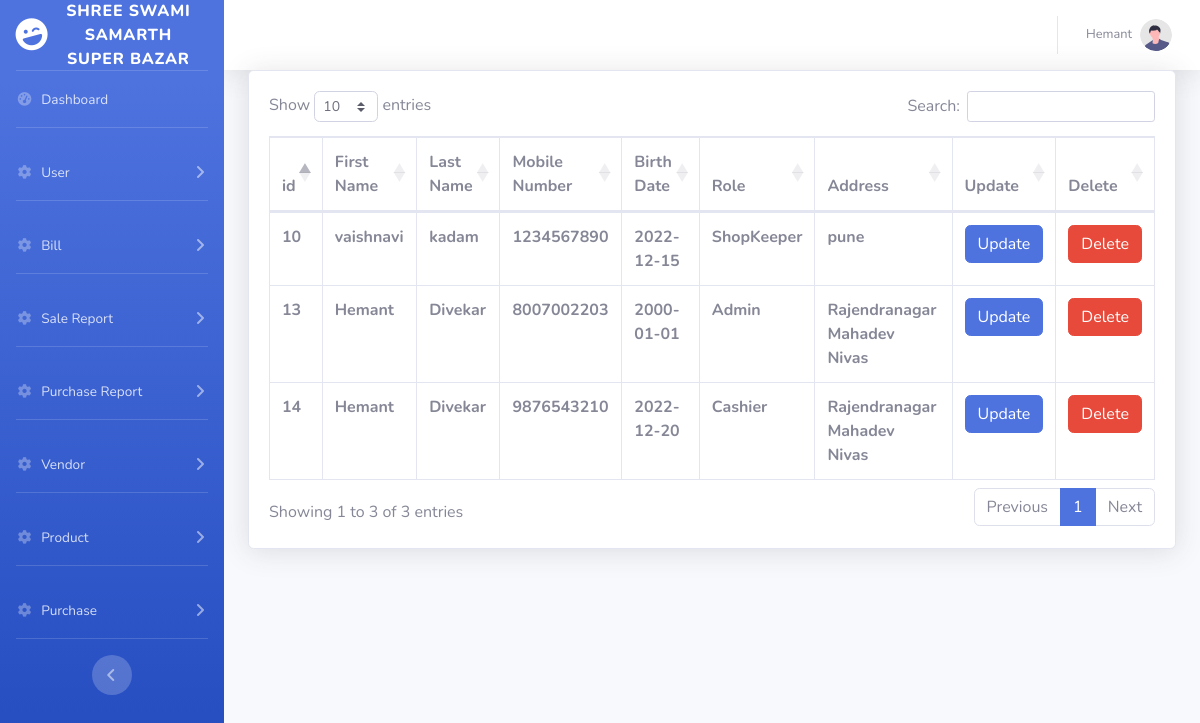
The app's page /usertb.php (signed in) with its own data.
### tables this page shows
CREATE TABLE `user` (
  `id` int(250) NOT NULL,
  `first_name` varchar(20) DEFAULT NULL,
  `last_name` varchar(20) DEFAULT NULL,
  `number` varchar(20) DEFAULT NULL,
  `password` varchar(50) NOT NULL DEFAULT '1111',
  `dob` date DEFAULT NULL,
  `roll` varchar(50) DEFAULT NULL,
  `address` varchar(50) DEFAULT NULL
);

### usertb.php (the view, shortened to what this page needs)
<?php
include 'dbconnection.php';
?>
<!DOCTYPE html>
<html lang="en">
<head>
    <link href="vendor/fontawesome-free/css/all.min.css" rel="stylesheet" type="text/css">
    <link href="css/sb-admin-2.min.css" rel="stylesheet">
    <link href="vendor/datatables/dataTables.bootstrap4.min.css" rel="stylesheet">
</head>
<body id="page-top">
   <?php
    include 'header.php';
    ?>
                <div class="container-fluid">
                    <div class="card shadow mb-4">
                        <div class="card-body">
                            <div class="table-responsive">
                                <table class="table table-bordered" id="dataTable" width="100%" cellspacing="0">
                                    <thead>
                                        <tr>
                                            <th>id</th>
                                            <th>First Name</th>
                                            <th>Last Name</th>
                                            <th>Mobile Number</th>
                                            <th>Birth Date</th>
                                            <th>Role</th>
                                            <th>Address</th>
                                            <th>Update</th>
                                            <th>Delete</th>
                                        </tr>
                                    </thead>
                                    <?php
 $query = "SELECT * FROM `user`";
 $data = mysqli_query($con,$query);
 $total = mysqli_num_rows($data);
 if($total!=0)
 {
    while($result=mysqli_fetch_assoc($data))
    {
        echo"
        <tr>
        <th>$result[id]</th>
        <th>$result[first_name]</th>
        <th>$result[last_name]</th>
        <th>$result[number]</th>
		<th>$result[dob]</th>
        <th>$result[roll]</th>
		<th>$result[address]</th>
		<th><a href = 'userupdate.php?id=$result[id]'><button class='btn btn-primary'> Update</button></a></th>
        <th><a href = 'delete.php?table=user&id=$result[id]'><button class='btn btn-danger'> Delete</button></a></th>
        </tr>
        ";
    }
 }
 else
 {
    echo"No record found";
 }
?>
                                </table>
                            </div>
                        </div>
                    </div>
                </div>
            </div>
         <?php
          include 'footer.php'
          ?>
</body>
</html>

### records on screen
user: id "10", first_name "vaishnavi", last_name "kadam", number "1234567890", dob "2022-12-15", roll "ShopKeeper", address "pune"
user: id "13", first_name "Hemant", last_name "Divekar", number "8007002203", dob "2000-01-01", roll "Admin", address "Rajendranagar Mahadev Nivas"
user: id "14", first_name "Hemant", last_name "Divekar", number "9876543210", dob "2022-12-20", roll "Cashier", address "Rajendranagar Mahadev Nivas"

### other values on screen
$dbfirst_name "Hemant"
